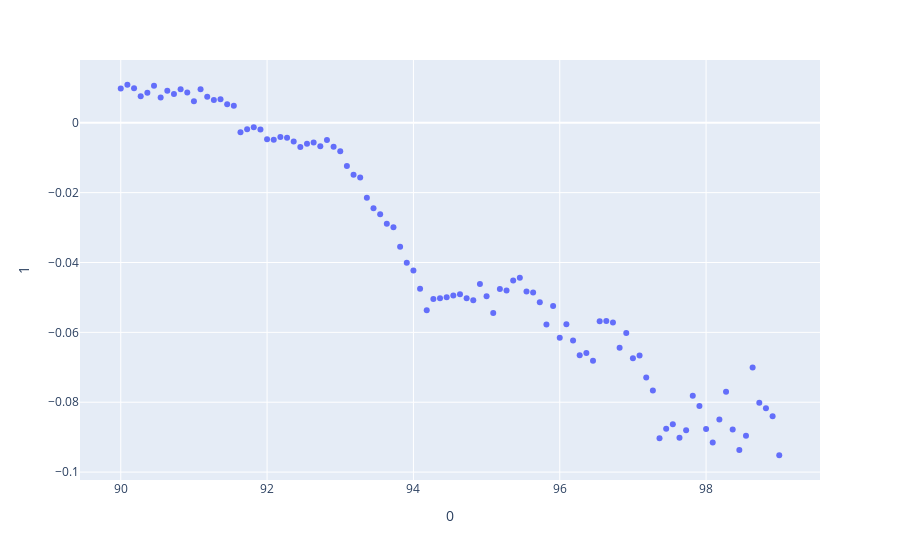

Source (notebook cell):
### Code cell
test_vals = np.linspace(90, 99, 100)
num_predicted = []
for val in test_vals:
    seamount_locations = mark_seamounts(dataset, val)
    # Create an array of labels for each point in the dataset
    local_seamount_frame = seamount_frame.copy()
    for lon, lat in seamount_locations:
        local_seamount_frame.loc[(lon, lat), 'predicted'] = 1
    labels = local_seamount_frame['predicted'].to_numpy()
    # Use the labels array for further processing
    num_predicted.append([val, silhouette_score(lon_lat_array, labels)])
px.scatter(pd.DataFrame(num_predicted), x=0, y=1).show()
